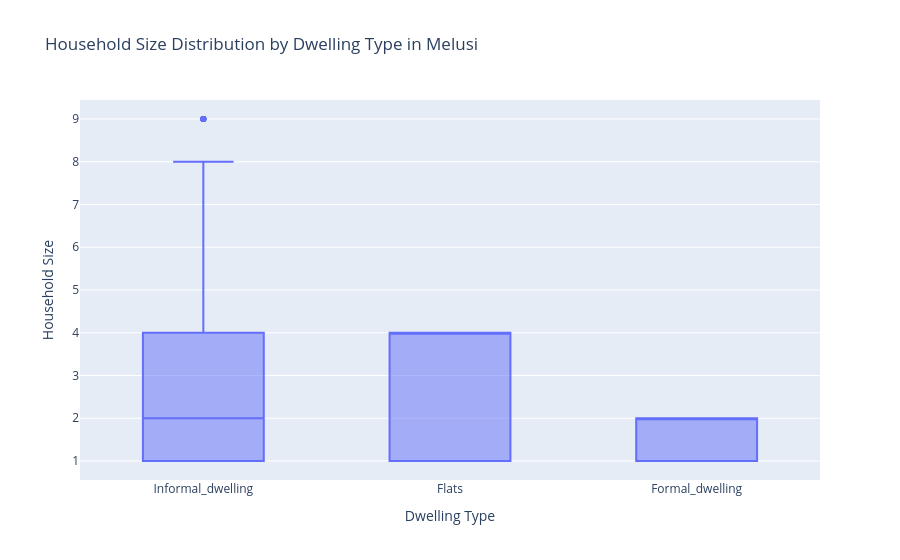

Source (notebook cell):
### Code cell
fig = px.box(
    melusi_df,
    x="dwelling_type",
    y="hhr_total_members",
    title="Household Size Distribution by Dwelling Type in Melusi",
    labels={
        "dwelling_type": "Dwelling Type",
        "hhr_total_members": "Household Size"
    }
)

fig.show()

### Figure 1 — Plotly figure (JSON) as saved in the notebook; plotly's stock layout.template omitted (floating-point values rounded to 4 significant figures; data arrays with more than 128 entries replaced by an {"elided": "..."} marker saying what was removed)
{"data": [{"alignmentgroup": "True", "hovertemplate": "Dwelling Type=%{x}<br>Household Size=%{y}<extra></extra>", "legendgroup": "", "marker": {"color": "#636efa"}, "name": "", "notched": false, "offsetgroup": "", "orientation": "v", "showlegend": false, "type": "box", "x": {"elided": "8155 str values"}, "x0": " ", "xaxis": "x", "y": {"elided": "8155 float values"}, "y0": " ", "yaxis": "y"}], "layout": {"boxmode": "group", "legend": {"tracegroupgap": 0}, "title": {"text": "Household Size Distribution by Dwelling Type in Melusi"}, "xaxis": {"anchor": "y", "domain": [0, 1], "title": {"text": "Dwelling Type"}}, "yaxis": {"anchor": "x", "domain": [0, 1], "title": {"text": "Household Size"}}}}
